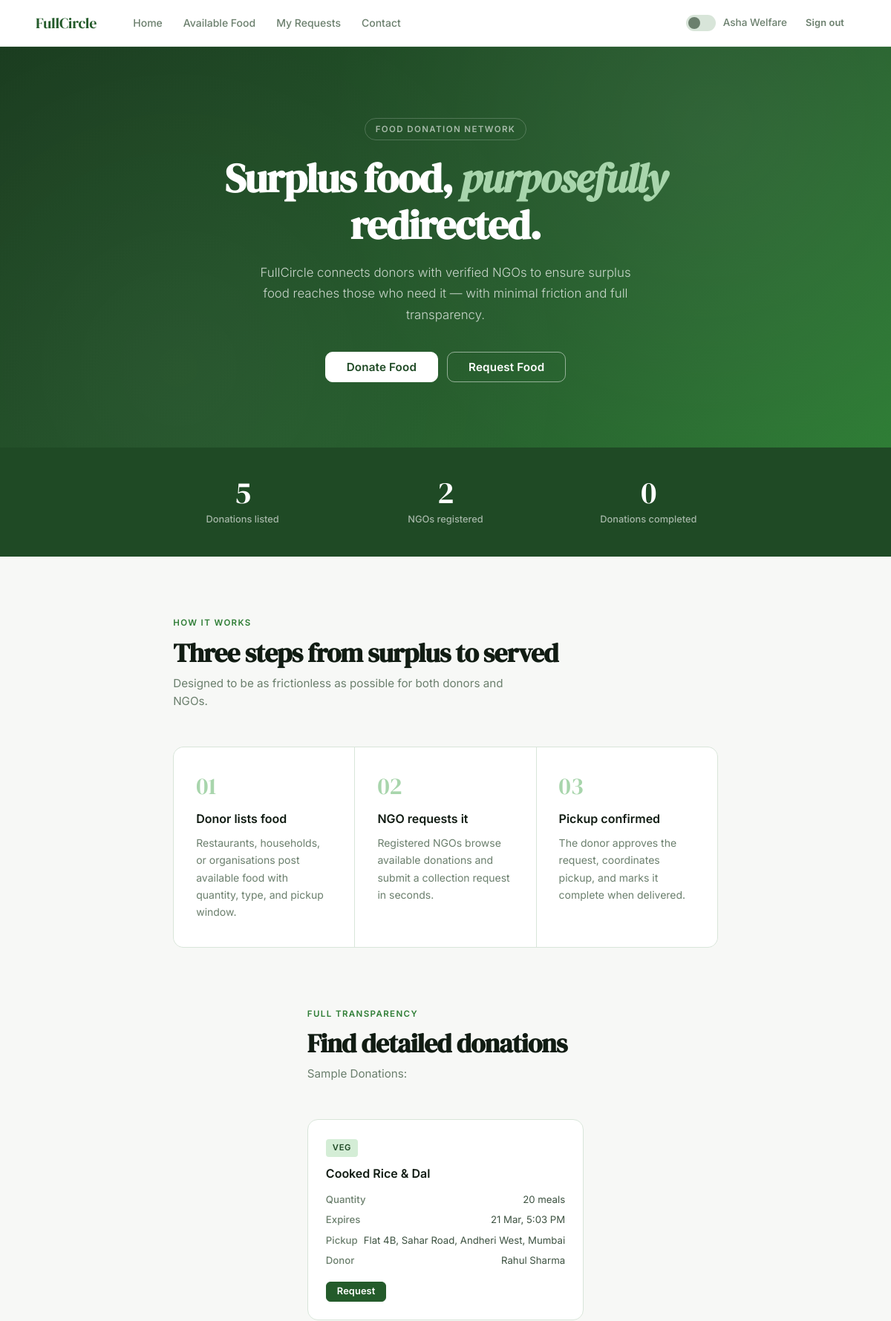
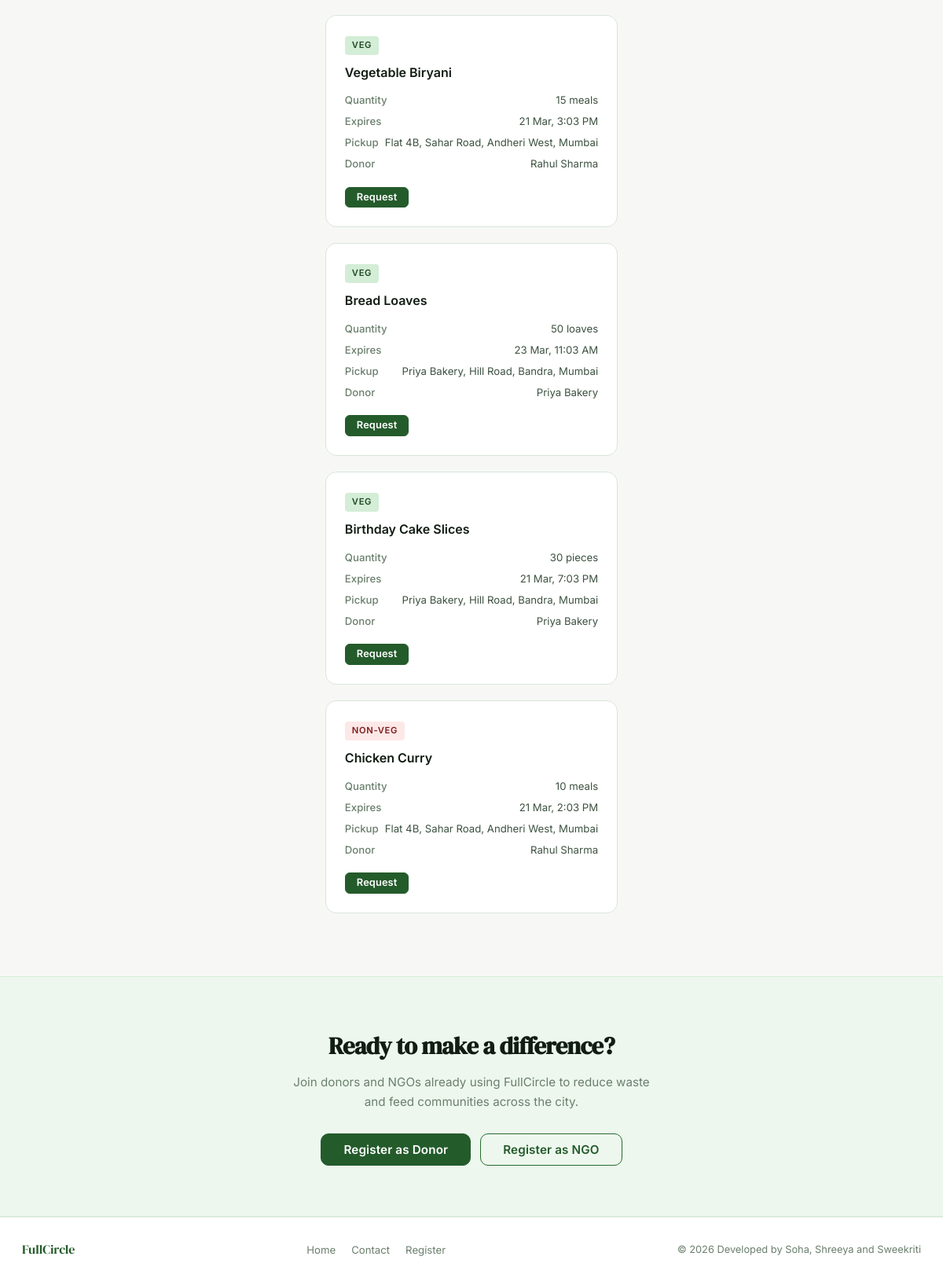
Screenshot of / (signed in) with the database file from the repository (2 pictures, top to bottom).
### tables this page shows
CREATE TABLE IF NOT EXISTS donations (
    donation_id    INT AUTO_INCREMENT PRIMARY KEY,
    donor_id       INT NOT NULL,
    food_title     VARCHAR(150) NOT NULL,
    description    TEXT,
    quantity       VARCHAR(50) NOT NULL,
    food_type      ENUM('veg','non-veg') DEFAULT 'veg',
    expiry_time    DATETIME NOT NULL,
    pickup_address TEXT NOT NULL,
    status         ENUM('available','requested','completed') DEFAULT 'available',
    created_at     TIMESTAMP DEFAULT CURRENT_TIMESTAMP,
    FOREIGN KEY (donor_id) REFERENCES users(user_id) ON DELETE CASCADE
);

CREATE TABLE IF NOT EXISTS users (
    user_id    INT AUTO_INCREMENT PRIMARY KEY,
    name       VARCHAR(100) NOT NULL,
    email      VARCHAR(100) UNIQUE NOT NULL,
    phone      VARCHAR(15),
    password   VARCHAR(255) NOT NULL,
    role       ENUM('donor','ngo') NOT NULL,
    address    TEXT,
    ngo_name   VARCHAR(150),
    created_at TIMESTAMP DEFAULT CURRENT_TIMESTAMP
);

### index.php (the view, shortened to what this page needs)
<?php
require_once 'includes/db.php';
require_once 'includes/header.php';
$total_donations = $conn->query("SELECT COUNT(*) FROM donations")->fetch_row()[0];
$total_ngos      = $conn->query("SELECT COUNT(*) FROM users WHERE role='ngo'")->fetch_row()[0];
$completed       = $conn->query("SELECT COUNT(*) FROM donations WHERE status='completed'")->fetch_row()[0];
?>
<section class="hero">
  <div class="hero-inner">
    <div class="hero-eyebrow">Food Donation Network</div>
    <h1>Surplus food, <em>purposefully</em><br>redirected.</h1>
    <p class="hero-sub">FullCircle connects donors with verified NGOs to ensure surplus food reaches those who need it — with minimal friction and full transparency.</p>
    <div class="hero-btns">
      <a href="<?= isset($_SESSION['role']) && $_SESSION['role']==='donor' ? $base.'donor/donate_food.php' : $base.'register.php?role=donor' ?>" class="btn btn-hero-light btn-lg">Donate Food</a>
      <a href="<?= isset($_SESSION['role']) && $_SESSION['role']==='ngo'   ? $base.'ngo/request_food.php'  : $base.'register.php?role=ngo' ?>"   class="btn btn-hero-ghost btn-lg">Request Food</a>
    </div>
  </div>
</section>
<div class="stats-strip">
  <div class="stats-inner">
    <div><div class="stat-num" data-count="<?= $total_donations ?>"><?= $total_donations ?></div><div class="stat-label">Donations listed</div></div>
    <div><div class="stat-num" data-count="<?= $total_ngos      ?>"><?= $total_ngos      ?></div><div class="stat-label">NGOs registered</div></div>
    <div><div class="stat-num" data-count="<?= $completed       ?>"><?= $completed       ?></div><div class="stat-label">Donations completed</div></div>
  </div>
</div>
<section class="section">
  <div class="section-label">How it works</div>
  <h2 class="section-title">Three steps from surplus to served</h2>
  <p class="section-sub">Designed to be as frictionless as possible for both donors and NGOs.</p>
  <div class="steps-grid">
    <div class="step-item fade-up">
      <div class="step-num">01</div>
      <h3>Donor lists food</h3>
      <p>Restaurants, households, or organisations post available food with quantity, type, and pickup window.</p>
    </div>
    <div class="step-item fade-up">
      <div class="step-num">02</div>
      <h3>NGO requests it</h3>
      <p>Registered NGOs browse available donations and submit a collection request in seconds.</p>
    </div>
    <div class="step-item fade-up">
      <div class="step-num">03</div>
      <h3>Pickup confirmed</h3>
      <p>The donor approves the request, coordinates pickup, and marks it complete when delivered.</p>
    </div>
  </div>
</section>
<?php
$recent = $conn->query("
  SELECT d.*, u.name AS donor_name
  FROM donations d JOIN users u ON d.donor_id = u.user_id
  WHERE d.status = 'available'
  ORDER BY d.created_at DESC LIMIT 6
");
if ($recent->num_rows > 0):
?>
<section class="section" style="padding-top:0">
  <div class="section-label">Full transparency</div>
  <h2 class="section-title">Find detailed donations</h2>
  <p class="section-sub">Sample Donations:</p>
  <div class="cards-grid">
    <?php while ($d = $recent->fetch_assoc()): ?>
    <div class="card fade-up">
      <span class="card-tag tag-<?= $d['food_type'] === 'veg' ? 'veg' : 'nonveg' ?>"><?= ucfirst($d['food_type']) ?></span>
      <div class="card-title"><?= htmlspecialchars($d['food_title']) ?></div>
      <div class="card-meta">
        <div class="meta-row"><span class="meta-key">Quantity</span><span class="meta-val"><?= htmlspecialchars($d['quantity']) ?></span></div>
        <div class="meta-row"><span class="meta-key">Expires</span><span class="meta-val"><?= date('d M, g:i A', strtotime($d['expiry_time'])) ?></span></div>
        <div class="meta-row"><span class="meta-key">Pickup</span><span class="meta-val"><?= htmlspecialchars(mb_strimwidth($d['pickup_address'],0,45,'...')) ?></span></div>
        <div class="meta-row"><span class="meta-key">Donor</span><span class="meta-val"><?= htmlspecialchars($d['donor_name']) ?></span></div>
      </div>
      <div class="card-actions">
        <?php if (isset($_SESSION['role']) && $_SESSION['role'] === 'ngo'): ?>
          <a href="<?= $base ?>ngo/request_food.php?request=<?= $d['donation_id'] ?>" class="btn btn-primary btn-sm">Request</a>
        <?php else: ?>
          <a href="<?= $base ?>register.php?role=ngo" class="btn btn-outline btn-sm">Sign in to request</a>
        <?php endif; ?>
      </div>
    </div>
    <?php endwhile; ?>
  </div>
</section>
<?php endif; ?>
<div class="cta-band">
  <h2>Ready to make a difference?</h2>
  <p>Join donors and NGOs already using FullCircle to reduce waste and feed communities across the city.</p>
  <div style="display:flex;gap:12px;justify-content:center;flex-wrap:wrap;">
    <a href="<?= $base ?>register.php?role=donor" class="btn btn-primary btn-lg">Register as Donor</a>
    <a href="<?= $base ?>register.php?role=ngo"   class="btn btn-outline  btn-lg">Register as NGO</a>
  </div>
</div>
<?php require_once 'includes/footer.php'; ?>

### rows the page displays
donations: food_type "VEG", food_title "Cooked Rice & Dal", quantity "20 meals", expiry_time "21 Mar, 5:03 PM", pickup_address "Flat 4B, Sahar Road, Andheri West, Mumbai", donor.name "Rahul Sharma"
donations: food_type "VEG", food_title "Vegetable Biryani", quantity "15 meals", expiry_time "21 Mar, 3:03 PM", pickup_address "Flat 4B, Sahar Road, Andheri West, Mumbai", donor.name "Rahul Sharma"
donations: food_type "VEG", food_title "Bread Loaves", quantity "50 loaves", expiry_time "23 Mar, 11:03 AM", pickup_address "Priya Bakery, Hill Road, Bandra, Mumbai", donor.name "Priya Bakery"
donations: food_type "VEG", food_title "Birthday Cake Slices", quantity "30 pieces", expiry_time "21 Mar, 7:03 PM", pickup_address "Priya Bakery, Hill Road, Bandra, Mumbai", donor.name "Priya Bakery"
donations: food_type "NON-VEG", food_title "Chicken Curry", quantity "10 meals", expiry_time "21 Mar, 2:03 PM", pickup_address "Flat 4B, Sahar Road, Andheri West, Mumbai", donor.name "Rahul Sharma"

### other values shown
$user['name'] "Asha Welfare"
$total_donations "5"
$total_ngos "2"
$completed "0"
